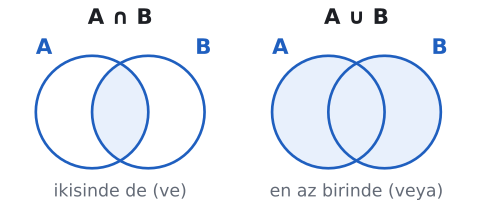

This figure's Python source:
import sys; sys.path.insert(0, "tools")
from cizim import *
from matplotlib.path import Path

# Solda A ∩ B (yalnız ortak bölge boyalı), sağda A ∪ B (iki daire de boyalı).
fig, axs = plt.subplots(1, 2, figsize=(6.2, 2.9))
for ax, baslik, alt, birlesim in ((axs[0], "A ∩ B", "ikisinde de (ve)", False), (axs[1], "A ∪ B", "en az birinde (veya)", True)):
    ax.axis("off"); ax.set_aspect("equal"); ax.set_xlim(0, 6); ax.set_ylim(-0.6, 4.6)
    sol = patches.Circle((2.25, 2.0), 1.5); sag = patches.Circle((3.75, 2.0), 1.5)
    if birlesim:
        for c in (sol, sag): c.set_facecolor(MAVI_ACIK); c.set_edgecolor("none"); ax.add_patch(c)
    else:
        sol_kirp = patches.Circle((2.25, 2.0), 1.5, transform=ax.transData)
        kes = patches.Circle((3.75, 2.0), 1.5, facecolor=MAVI_ACIK, edgecolor="none")
        ax.add_patch(kes); kes.set_clip_path(sol_kirp)
    for m in ((2.25, 2.0), (3.75, 2.0)):
        ax.add_patch(patches.Circle(m, 1.5, facecolor="none", edgecolor=MAVI, lw=2))
    ax.text(0.75, 3.55, "A", fontsize=16, fontweight="bold", color=MAVI)
    ax.text(5.0, 3.55, "B", fontsize=16, fontweight="bold", color=MAVI)
    ax.text(3.0, 4.35, baslik, fontsize=16, fontweight="bold", ha="center", color=YAZI)
    ax.text(3.0, -0.25, alt, fontsize=13, ha="center", color=SOLUK)
fig.subplots_adjust(wspace=0.05)
kaydet(fig, __file__)
